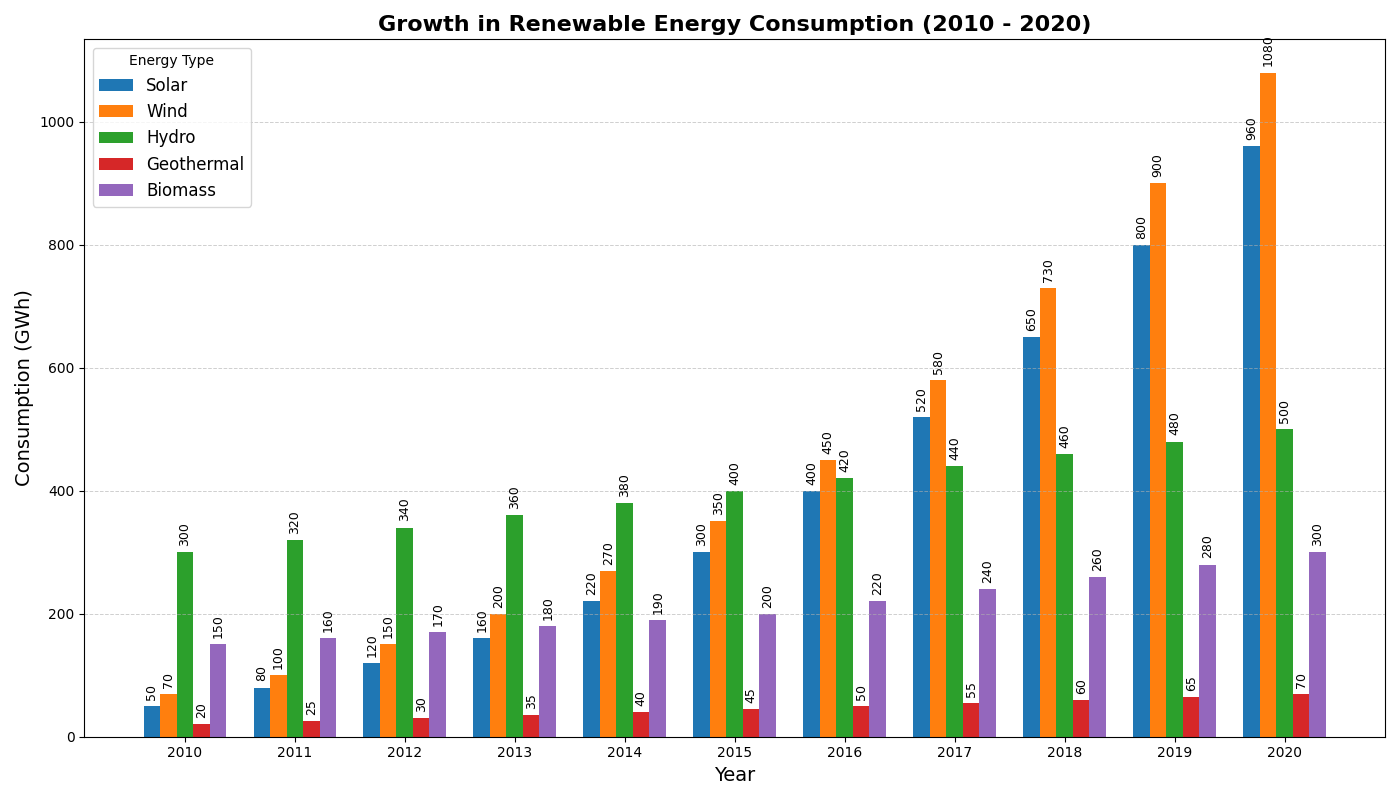

Here is the Python script that generated this plot:
import matplotlib.pyplot as plt
import numpy as np

# Backstory: Tracking the Growth of Renewable Energy Consumption by Type Over a Decade
# This chart shows the consumption of different types of renewable energy sources 
# in gigawatt-hours (GWh) in a fictional country from 2010 to 2020.

# Define years and renewable energy types
years = np.arange(2010, 2021)
energy_types = ['Solar', 'Wind', 'Hydro', 'Geothermal', 'Biomass']

# Construct synthetic data for each energy type over the years
solar_energy = [50, 80, 120, 160, 220, 300, 400, 520, 650, 800, 960]
wind_energy = [70, 100, 150, 200, 270, 350, 450, 580, 730, 900, 1080]
hydro_energy = [300, 320, 340, 360, 380, 400, 420, 440, 460, 480, 500]
geothermal_energy = [20, 25, 30, 35, 40, 45, 50, 55, 60, 65, 70]
biomass_energy = [150, 160, 170, 180, 190, 200, 220, 240, 260, 280, 300]

# Create list of the energy data
energy_data = [solar_energy, wind_energy, hydro_energy, geothermal_energy, biomass_energy]

# Create the plot
fig, ax = plt.subplots(figsize=(14, 8))

# Define bar width and positions
bar_width = 0.15
x_pos = np.arange(len(years))

# Plot each energy type
for idx, (energy, energy_type) in enumerate(zip(energy_data, energy_types)):
    ax.bar(x_pos + idx * bar_width, energy, bar_width, label=energy_type)

# Adding labels, title, and legend
ax.set_xlabel('Year', fontsize=14)
ax.set_ylabel('Consumption (GWh)', fontsize=14)
ax.set_title('Growth in Renewable Energy Consumption (2010 - 2020)', fontsize=16, fontweight='bold')
ax.set_xticks(x_pos + bar_width * (len(energy_types) - 1) / 2)
ax.set_xticklabels(years)
ax.legend(title='Energy Type', fontsize=12)

# Adding grid lines for ease of reading data
ax.yaxis.grid(True, linestyle='--', linewidth=0.7, alpha=0.6)
ax.xaxis.grid(False)

# Annotate bars with values
for idx, energy in enumerate(energy_data):
    for pos, val in enumerate(energy):
        ax.text(pos + idx * bar_width, val + 10, f'{val}', ha='center', va='bottom', fontsize=9, rotation=90)

# Automatically adjust layout
plt.tight_layout()

# Show the plot
plt.show()
